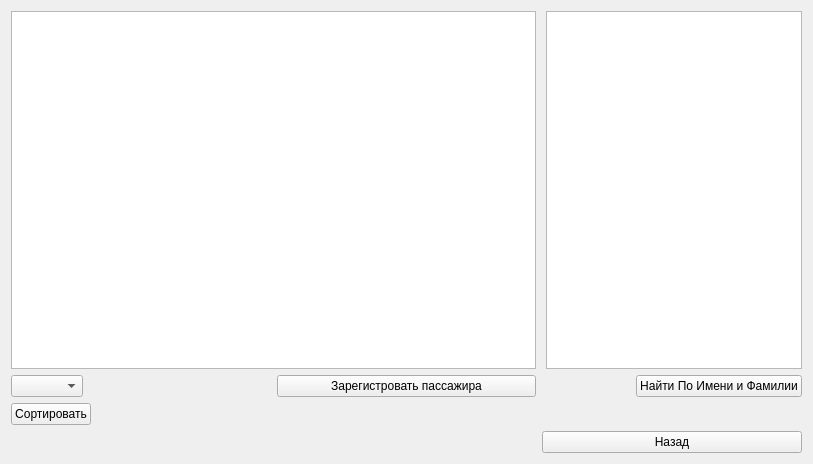
<?xml version="1.0" encoding="UTF-8"?>
<ui version="4.0">
 <class>AddToPassengerTable</class>
 <widget class="QWidget" name="AddToPassengerTable">
  <property name="geometry">
   <rect>
    <x>0</x>
    <y>0</y>
    <width>813</width>
    <height>464</height>
   </rect>
  </property>
  <property name="windowTitle">
   <string>AirPortSystems:Add Passenger</string>
  </property>
  <layout class="QGridLayout" name="gridLayout">
   <item row="3" column="0" alignment="Qt::AlignLeft">
    <widget class="QPushButton" name="SortPlane">
     <property name="text">
      <string>Сортировать</string>
     </property>
    </widget>
   </item>
   <item row="0" column="0" colspan="2">
    <widget class="QTableView" name="PlanesTable">
     <attribute name="horizontalHeaderStretchLastSection">
      <bool>true</bool>
     </attribute>
    </widget>
   </item>
   <item row="2" column="1">
    <widget class="QPushButton" name="RegistrationPassenger">
     <property name="text">
      <string>Зарегистровать пассажира</string>
     </property>
    </widget>
   </item>
   <item row="2" column="0" alignment="Qt::AlignLeft">
    <widget class="QComboBox" name="PlaneSortBox"/>
   </item>
   <item row="0" column="2" alignment="Qt::AlignRight">
    <widget class="QTableView" name="UserTable">
     <attribute name="horizontalHeaderStretchLastSection">
      <bool>true</bool>
     </attribute>
    </widget>
   </item>
   <item row="4" column="2">
    <widget class="QPushButton" name="exit">
     <property name="text">
      <string>Назад</string>
     </property>
    </widget>
   </item>
   <item row="2" column="2" alignment="Qt::AlignRight">
    <widget class="QPushButton" name="SortUser">
     <property name="text">
      <string>Найти По Имени и Фамилии</string>
     </property>
    </widget>
   </item>
  </layout>
 </widget>
 <resources/>
 <connections/>
</ui>
